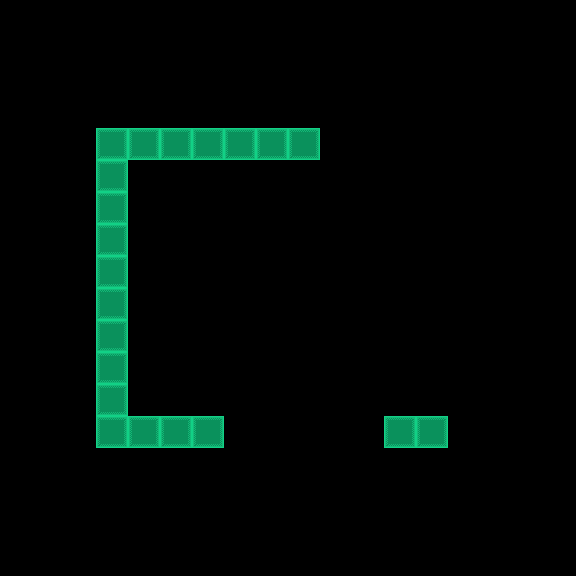

Tiled map render using the project's own tile images. Description and the whole map definition, tile-layer contents included, below:
An orthogonal 18x18 tile map with 32x32 px tiles, 1 tile layer (Calque de Tile 1).

<map version="1.0" tiledversion="1.1.5" orientation="orthogonal" renderorder="right-down" width="18" height="18" tilewidth="32" tileheight="32" infinite="0" nextobjectid="1">
 <tileset firstgid="1" source="tileset.tsx" />
 <layer name="Calque de Tile 1" width="18" height="18">
  <data encoding="csv">
0,0,0,0,0,0,0,0,0,0,0,0,0,0,0,0,0,0,
0,0,0,0,0,0,0,0,0,0,0,0,0,0,0,0,0,0,
0,0,1,1,1,1,1,1,1,1,1,1,1,1,1,1,0,0,
0,0,1,0,0,0,0,0,0,1,1,0,0,0,1,1,0,0,
0,0,1,4,4,4,4,4,4,4,1,1,1,1,1,1,0,0,
0,0,1,4,1,1,1,1,1,1,1,1,1,1,1,1,0,0,
0,0,1,4,0,0,3,1,1,1,1,1,1,1,1,1,0,0,
0,0,1,4,0,0,0,1,1,1,1,1,1,1,1,1,0,0,
0,0,1,4,0,0,0,1,1,1,1,1,1,1,1,1,0,0,
0,0,1,4,0,0,0,1,1,1,1,1,0,1,1,1,0,0,
0,0,1,4,1,1,1,1,1,1,1,1,0,1,1,1,0,0,
0,0,1,4,1,1,3,1,1,1,1,1,1,1,1,1,0,0,
0,1,1,4,1,1,1,1,0,1,1,1,1,1,1,1,0,0,
0,1,1,4,4,4,4,1,1,1,1,1,4,4,0,1,0,0,
0,1,1,1,1,1,1,1,1,1,0,1,1,1,1,1,0,0,
0,1,1,1,1,1,1,1,1,1,1,1,1,1,1,1,0,0,
0,0,0,0,0,0,0,1,0,0,0,0,0,0,0,0,0,0,
0,0,0,0,0,0,0,0,0,0,0,0,0,0,0,0,0,0
</data>
 </layer>
 <objectgroup name="Calque d'objets 1" />
</map>
